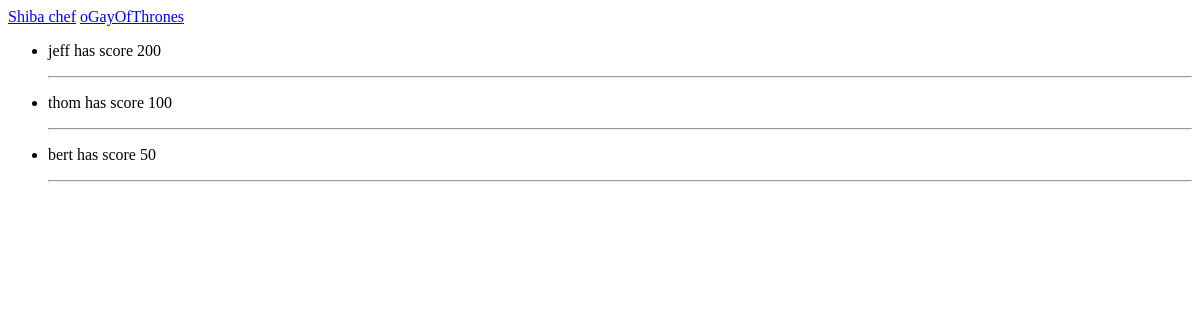
The page /scoreboard/ on the database as committed earlier.
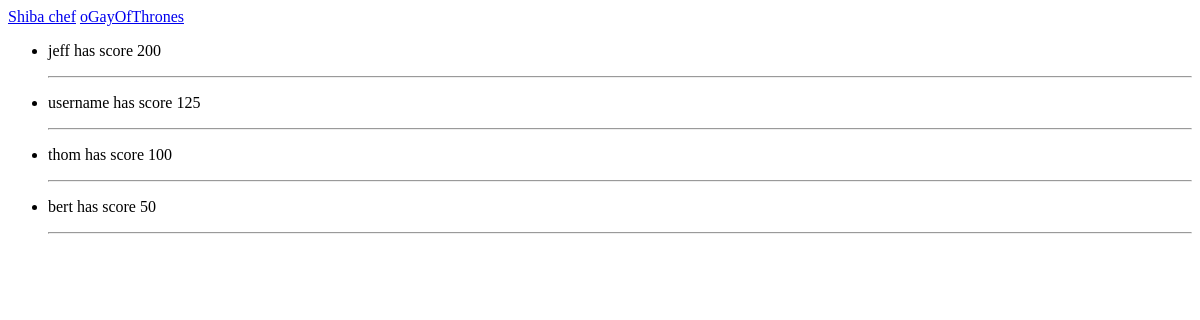
The same page on the database as committed later.
### app/shiba_chef/models/highscore.py (models this page shows, shortened)
class Highscore(db.Model):
    __tablename__ = "ShibaChefHighscore"
    id = db.Column(db.Integer, primary_key = True)
    highscore = db.Column(db.Integer)

### app/auth/models/user.py (models this page shows, shortened)
class User(db.Model):
    __tablename__ = "AuthUser"
    id = db.Column(db.Integer, primary_key = True)
    username = db.Column(db.String(120), unique=True)
    password = db.Column(db.LargeBinary())
    dogecoins = db.Column(db.Integer, default=0)

### app/dashboard/__init__.py (the view)
@dashboard.route('scoreboard/', methods=['GET'])
def scoreboard():
    default = 'shiba_chef'
    selected_list = request.args.get('game', default)
    func = None
    if selected_list == 'ogot':
        func = generate_ogot_score
    else:
        func = generate_shiba_chef_score
    scores = func()
    return render_template('scoreboard.html', aids_list=scores)

### app/dashboard/__init__.py (called while the page is built)
def generate_shiba_chef_score():
    all = Highscore.query.join(User, Highscore.id == User.id)\
                .add_columns(User.username, Highscore.highscore)\
                .order_by(Highscore.highscore.desc())\
                .all()
    return [{'name': x.username, 'score': x.highscore} for x in all]

### app/dashboard/templates/scoreboard.html
<html>
    <head></head>
    <body>
        <a href='/scoreboard?game=shiba_chef'>Shiba chef</a>
        <a href='/scoreboard?game=ogot'>oGayOfThrones</a>
        <ul>
            {% for aids in aids_list %}
            <li>
                <p>{{ aids.name }} has score {{ aids.score }}</p>
            </li>
            <hr>
            {% endfor %}
    </body>
</html>

Rows that differ between the two databases and show on the page:
added Highscore: name "username", score "125"
